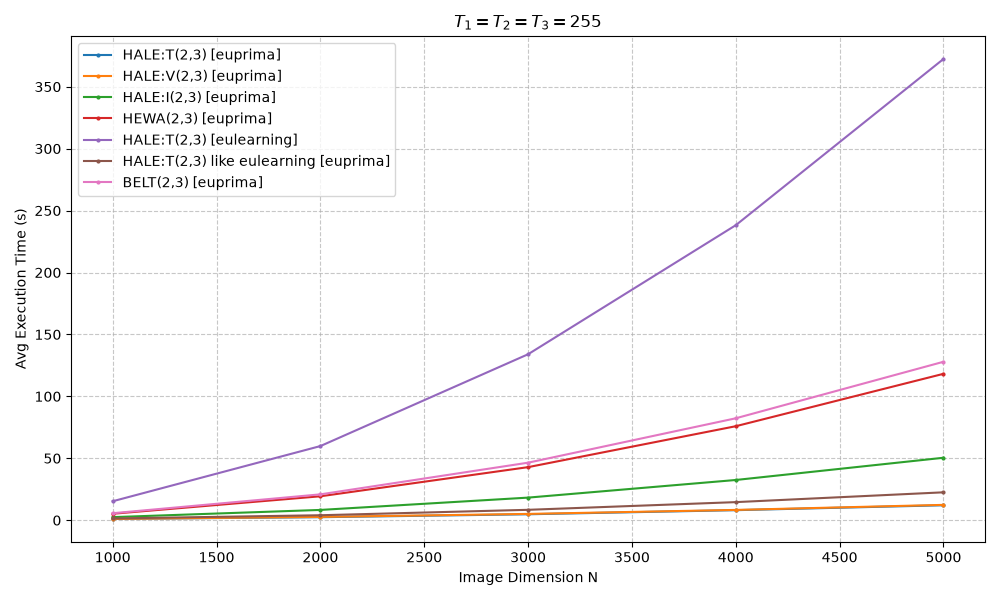
#> input picture tests/benchmark_all.png, 1000 x 600 px, given in place of tigger.jpg, which was not available
$ python benchmark_structured_images_html.py
#> lines starting #> are read from the running program, lines starting #| are printed output that depends on the picture; pictures that were not available may be replaced by others from this repository, and a replacement may not be noted
from PIL import Image
import numpy as np
import time
import csv
import os

import euprima

def benchmark_img(img_path):
    img = Image.open(img_path).convert("RGB")
    img_np = np.array(img)

    img_c1 = img_np[:,:,0]
    img_c2 = img_np[:,:,1]
    img_c3 = img_np[:,:,2]

    # In NumPy, shape is (rows, columns, channels), mapping to (height, width)
    height, width = img_np.shape[:2]

    print(f"Benchmarking {img_path} ({width}x{height})...")

    t_start = time.perf_counter()
    euprima.ecp_2d3c_hw_optimized(img_c1, img_c2, img_c3, 255, 255, 255)
    t_dur_1 = time.perf_counter() - t_start

    t_start = time.perf_counter()
    euler_changes = euprima.euler_changes_2d()
    euprima.ecp_2d3c_optimized(img_c1, img_c2, img_c3, euler_changes, 255, 255, 255)
    t_dur_2 = time.perf_counter() - t_start

    t_start = time.perf_counter()
    euprima.ecp_2d3c_hl(img_c1, img_c2, img_c3, 255, 255, 255)
    t_dur_3 = time.perf_counter() - t_start

    t_start = time.perf_counter()
    euprima.ecp_2d3c_hl_mc(img_c1, img_c2, img_c3, 255, 255, 255)
    t_dur_4 = time.perf_counter() - t_start

    return {
        "path": img_path,
        "width": width,
        "height": height,
        "HEWA3": round(t_dur_1, 4),
        "BELT3": round(t_dur_2, 4),
        "HALE3t": round(t_dur_3, 4),
        "HALE3i": round(t_dur_4, 4),
    }

# [85 lines left out: functions generate_csv_report, generate_html_report, not called in this run]

IMG_PATHS = [
    "tigger.jpg",
    "ship.jpg",
    "bird.jpg",
    "mountains.jpg",
    "night-sky-lines.jpg",
    "minarett.jpg",
    "mountains-silhouette.jpg",
    "desert.jpg",
    "white-flower-red-background.jpg"
]

IMG_FOLDER = "test-images/"

if __name__ == "__main__":
    for img_path in IMG_PATHS:
        # Check if the file exists before attempting to open it
        if not os.path.exists(IMG_FOLDER+img_path):
            print(f"Warning: Image file '{IMG_FOLDER+img_path}' not found.")

    results = []
    for img_path in IMG_PATHS:
        results.append(benchmark_img(IMG_FOLDER+img_path))
#> in benchmark_img, `img_c1 = img_np[:,:,0]`:
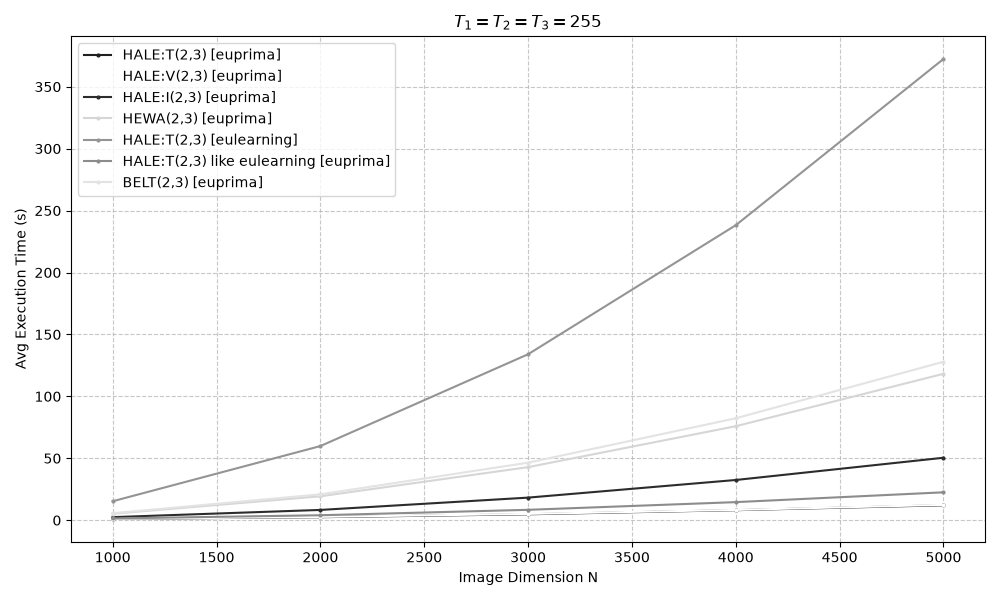
#> img_c1: shape (600, 1000); min 0, max 255, mean 248.4
#> in benchmark_img, `img_c2 = img_np[:,:,1]`:
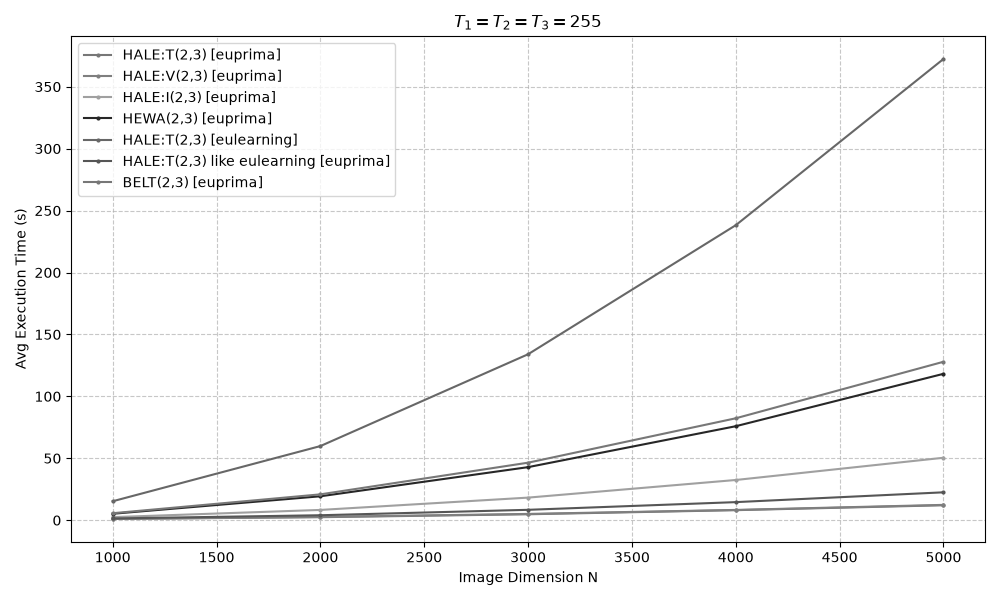
#> img_c2: shape (600, 1000); min 0, max 255, mean 247.4
#> (printed output is left out)
#> (the call stopped at in benchmark_img, `euler_changes = euprima.euler_changes_2d()`: euprima is not available in this run)
#> pass 2 of the loop `for img_path in IMG_PATHS:`:
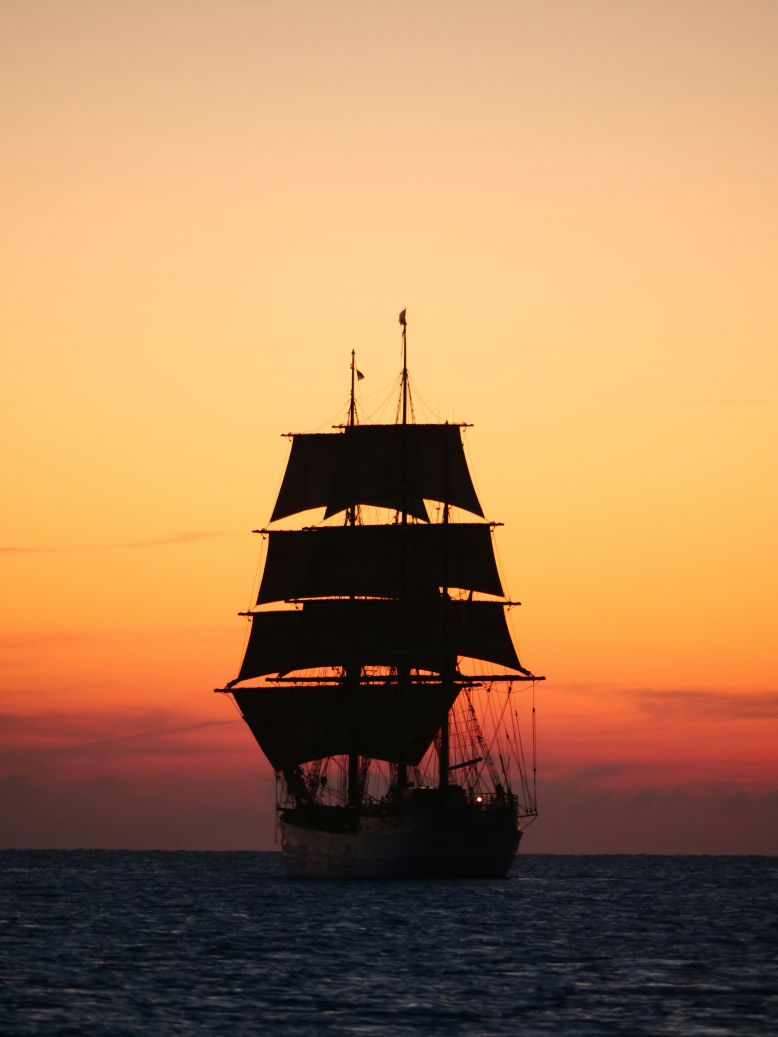
#> input picture tests/benchmarks/test-images/ship.jpg, 3888 x 5184 px (shown at 1/5 size)
#> in benchmark_img, img is the input picture: PIL image 3888x5184 RGB; mean R, G, B 170.7, 128.5, 88.4
#> img_c1: shape (5184, 3888)
#> in benchmark_img (call 2), `img_c2 = img_np[:,:,1]`:
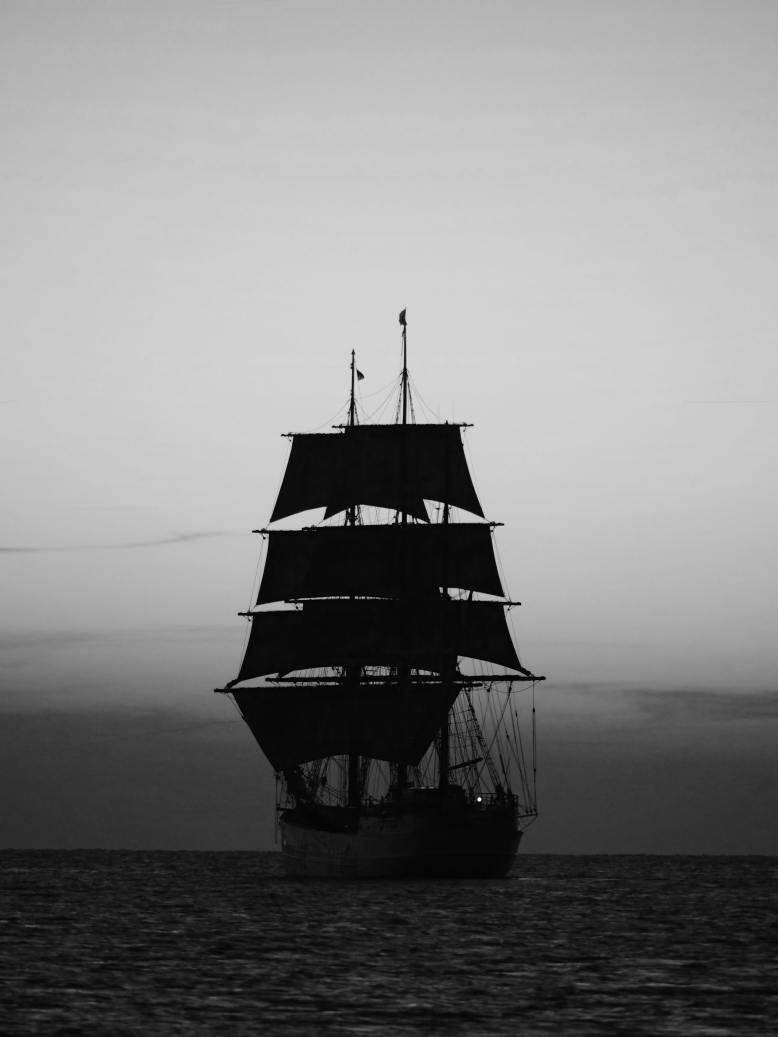
#> img_c2: shape (5184, 3888) (shown at 1/5 size); min 0, max 255, mean 128.5
#> in benchmark_img (call 2), `img_c3 = img_np[:,:,2]`:
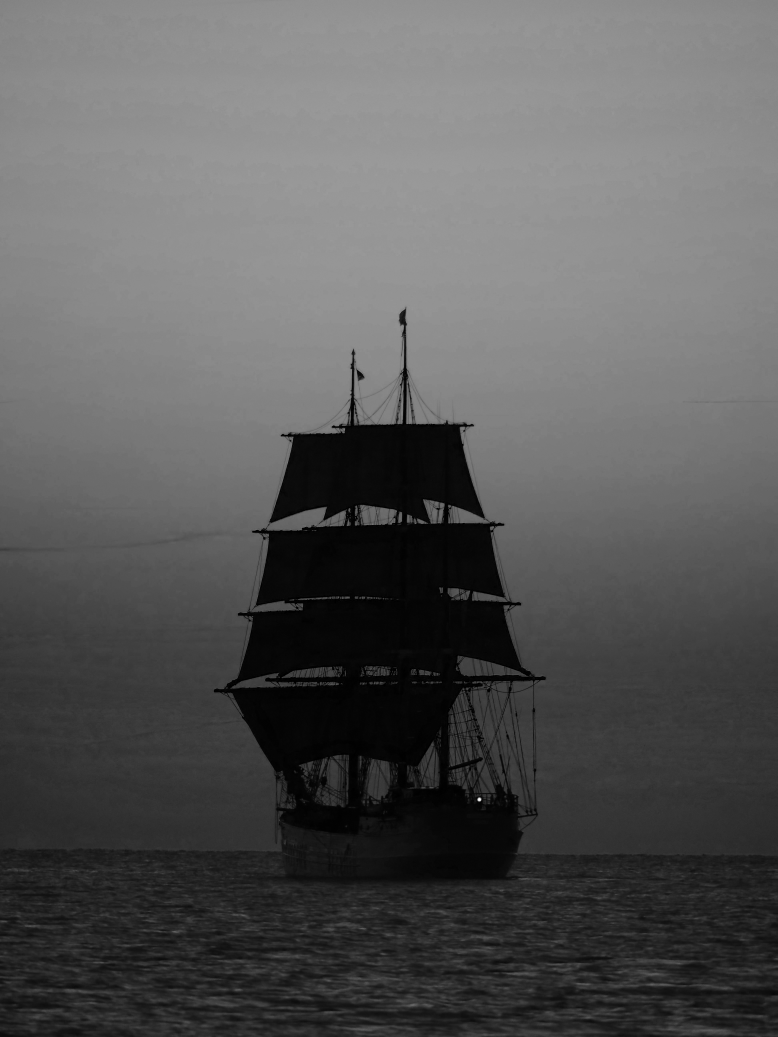
#> img_c3: shape (5184, 3888) (shown at 1/5 size); min 0, max 255, mean 88.4
#> (printed output is left out)
#> pass 3 of the loop `for img_path in IMG_PATHS:`:
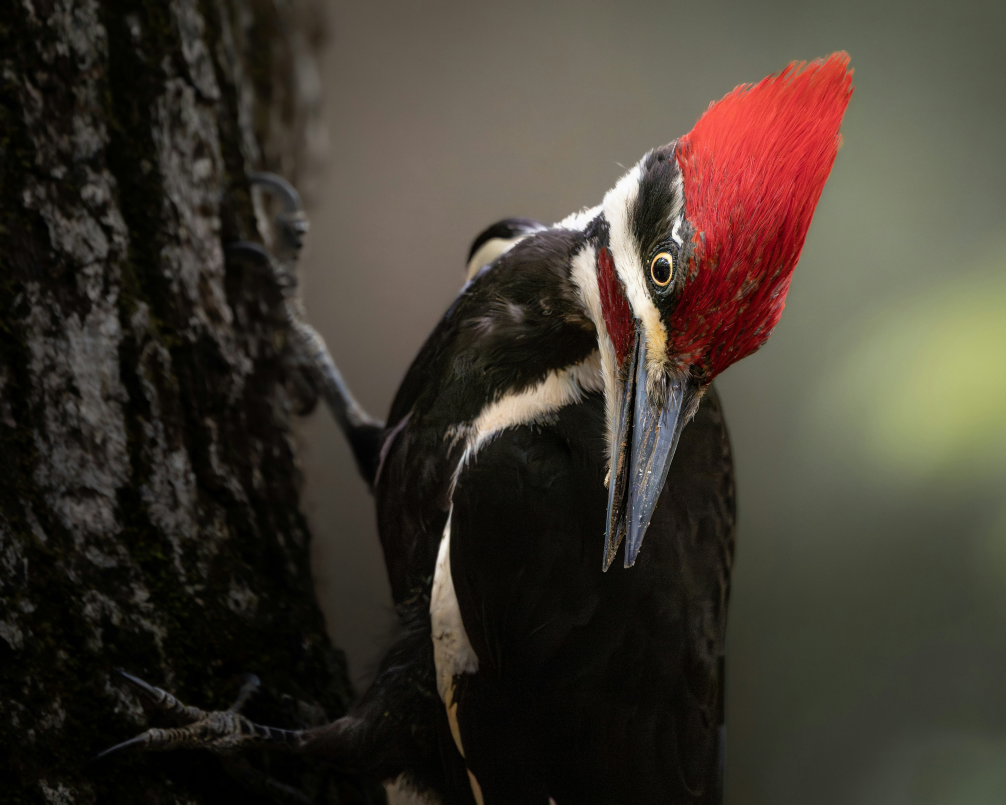
#> input picture tests/benchmarks/test-images/bird.jpg, 5027 x 4022 px (shown at 1/5 size)
#> in benchmark_img, img is the input picture: PIL image 5027x4022 RGB; mean R, G, B 64.9, 57.5, 47.9
#> img_c1: shape (4022, 5027)
#> in benchmark_img (call 3), `img_c2 = img_np[:,:,1]`:
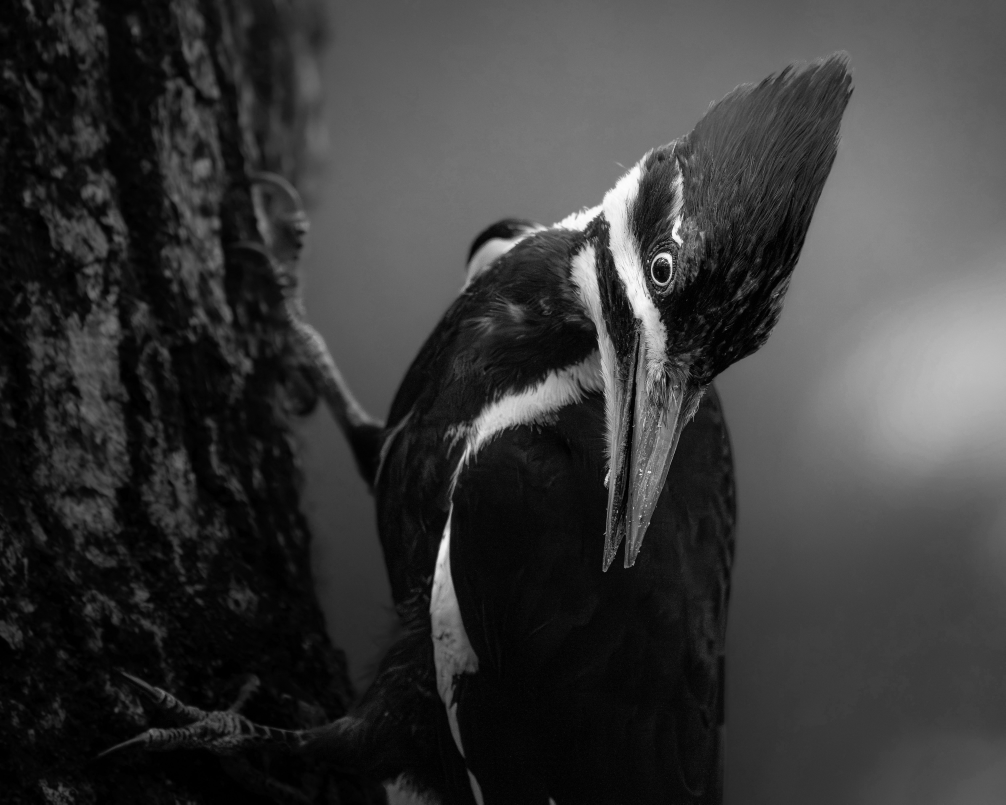
#> img_c2: shape (4022, 5027) (shown at 1/5 size); min 0, max 255, mean 57.5
#> in benchmark_img (call 3), `img_c3 = img_np[:,:,2]`:
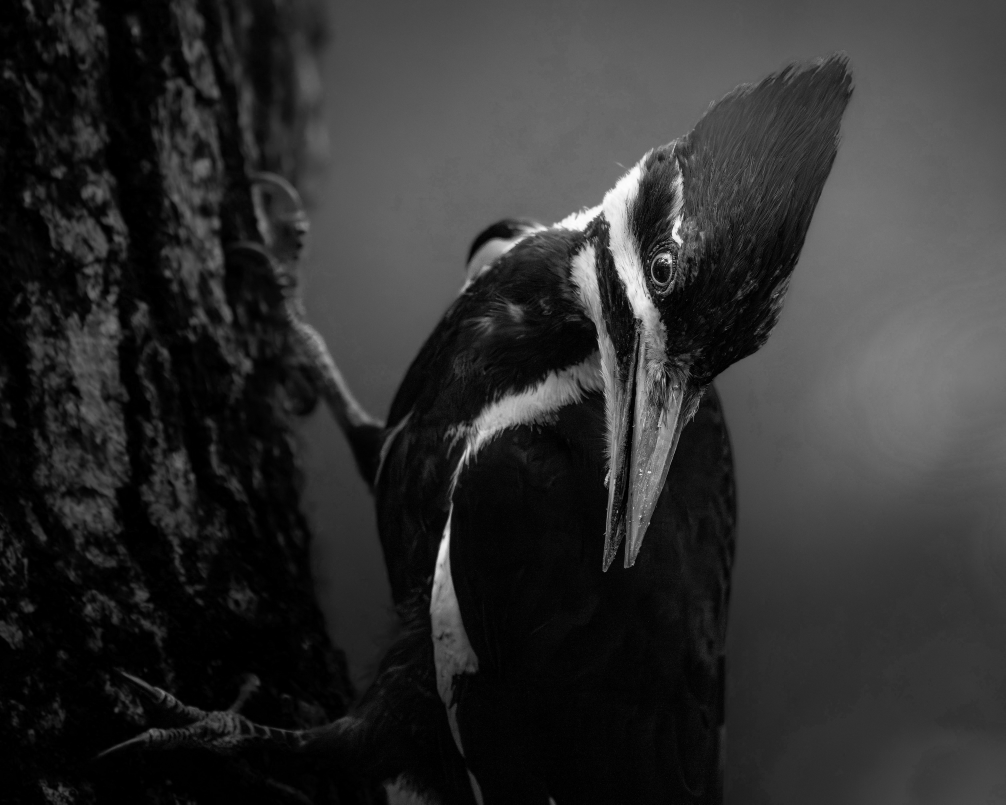
#> img_c3: shape (4022, 5027) (shown at 1/5 size); min 0, max 255, mean 47.9
#> (printed output is left out)
#> (the run stopped early here; a loop or call above may not have finished)
